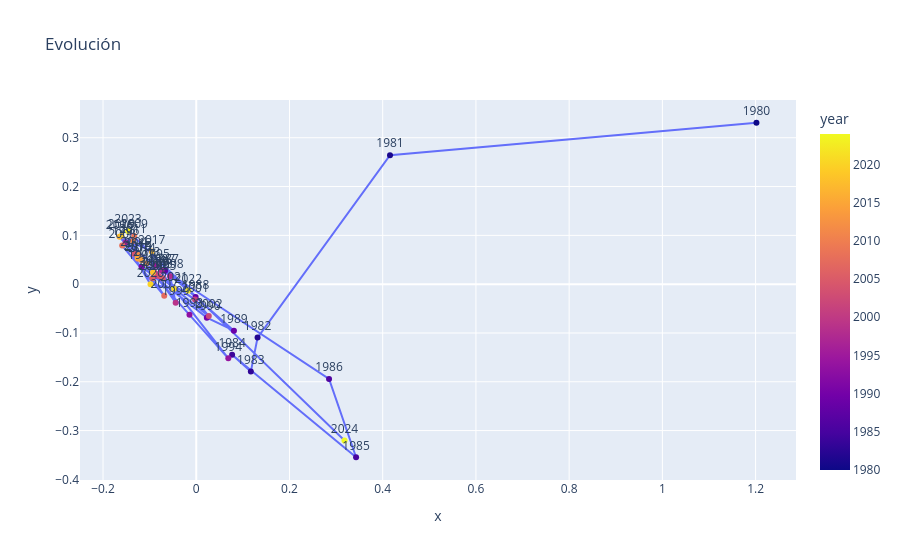

Write notebook code for a chart like this one.
### Code cell
vectores = np.array([item["vector"] for item in historia]) #array que contiene los vectores de cada año
years = [item["year"] for item in historia] #para reetiquetar los puntos de acuerdo a su año

# Reducir a 2D
pca = PCA(n_components=2) #Aplanar las 16 mensiones de cada embedding (out_channels=16) a unicamente 2 (coordenadas x,y)
pca_result = pca.fit_transform(vectores) #hacemos uso del algoritmo de pca

# DataFrame para poder graficarlo por medio de Plotly
df_trayectoria = pd.DataFrame({
    'x': pca_result[:, 0], #Todas las filas, pero solo la columna 0, es decir, el eje x
    'y': pca_result[:, 1], #Todas las filas, pero solo la columna 1, es decir, el eje y
    'year': years,
    'label': [str(y) for y in years] 
})

#Graficar la Trayectoria
fig = px.scatter(df_trayectoria, x='x', y='y', 
                 text='label', 
                 color='year',
                 title="Evolución")

# líneas para conectar los puntos
fig.update_traces(mode='lines+markers+text', textposition='top center')

fig.show()

### Figure 1 — Plotly figure (JSON) as saved in the notebook; plotly's stock layout.template omitted (floating-point values rounded to 4 significant figures)
{"data": [{"hovertemplate": "x=%{x}<br>y=%{y}<br>label=%{text}<br>year=%{marker.color}<extra></extra>", "legendgroup": "", "marker": {"color": [1980, 1981, 1982, 1983, 1984, 1985, 1986, 1987, 1988, 1989, 1990, 1991, 1992, 1993, 1994, 1995, 1996, 1997, 1998, 1999, 2000, 2001, 2002, 2003, 2004, 2005, 2006, 2007, 2008, 2009, 2010, 2011, 2012, 2013, 2014, 2015, 2016, 2017, 2018, 2019, 2020, 2021, 2022, 2023, 2024], "coloraxis": "coloraxis", "symbol": "circle"}, "mode": "lines+markers+text", "name": "", "orientation": "v", "showlegend": false, "text": ["1980", "1981", "1982", "1983", "1984", "1985", "1986", "1987", "1988", "1989", "1990", "1991", "1992", "1993", "1994", "1995", "1996", "1997", "1998", "1999", "2000", "2001", "2002", "2003", "2004", "2005", "2006", "2007", "2008", "2009", "2010", "2011", "2012", "2013", "2014", "2015", "2016", "2017", "2018", "2019", "2020", "2021", "2022", "2023", "2024"], "textposition": "top center", "type": "scatter", "x": [1.202, 0.4157, 0.1315, 0.1171, 0.07696, 0.3429, 0.2849, -0.06686, -0.001316, 0.08086, 0.02272, -0.1173, -0.08892, -0.01452, 0.06881, -0.0861, -0.1515, -0.07467, -0.05634, -0.04415, -0.08806, -0.002519, 0.02693, -0.0803, -0.1337, -0.07208, -0.09395, -0.06863, -0.1589, -0.133, -0.1247, -0.1358, -0.1241, -0.1064, -0.1168, -0.1259, -0.1645, -0.09545, -0.0927, -0.1601, -0.0981, -0.04755, -0.017, -0.1464, 0.3181], "xaxis": "x", "y": [0.3307, 0.2642, -0.1095, -0.1791, -0.1446, -0.3546, -0.1942, 0.0275, -0.0265, -0.09534, -0.06857, 0.03586, 0.01689, -0.06286, -0.1519, 0.03769, 0.08516, 0.02792, 0.01646, -0.03809, 0.02213, -0.03151, -0.06544, 0.01692, 0.06216, 0.01223, 0.01218, -0.02379, 0.07912, 0.09893, 0.05217, 0.08869, 0.05955, 0.04252, 0.04937, 0.05375, 0.09704, 0.06706, 0.02394, 0.09945, -0.0002736, -0.009561, -0.01276, 0.1092, -0.3202], "yaxis": "y"}], "layout": {"coloraxis": {"colorbar": {"title": {"text": "year"}}, "colorscale": [[0, "#0d0887"], [0.1111, "#46039f"], [0.2222, "#7201a8"], [0.3333, "#9c179e"], [0.4444, "#bd3786"], [0.5556, "#d8576b"], [0.6667, "#ed7953"], [0.7778, "#fb9f3a"], [0.8889, "#fdca26"], [1, "#f0f921"]]}, "legend": {"tracegroupgap": 0}, "title": {"text": "Evolución"}, "xaxis": {"anchor": "y", "domain": [0, 1], "title": {"text": "x"}}, "yaxis": {"anchor": "x", "domain": [0, 1], "title": {"text": "y"}}}}
